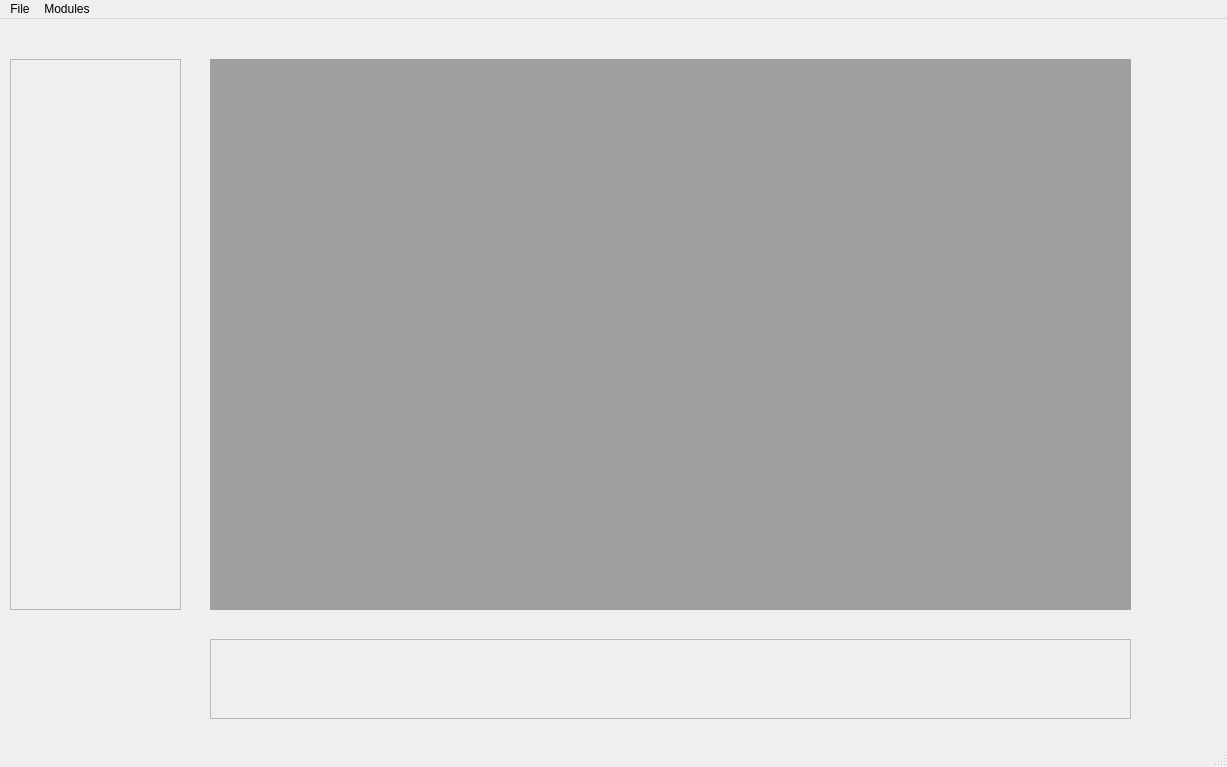
<?xml version="1.0" encoding="UTF-8"?>
<ui version="4.0">
 <class>MainWindow</class>
 <widget class="QMainWindow" name="MainWindow">
  <property name="geometry">
   <rect>
    <x>0</x>
    <y>0</y>
    <width>1227</width>
    <height>767</height>
   </rect>
  </property>
  <property name="windowTitle">
   <string>MainWindow</string>
  </property>
  <widget class="QWidget" name="centralwidget">
   <widget class="QMdiArea" name="mdiArea">
    <property name="geometry">
     <rect>
      <x>210</x>
      <y>40</y>
      <width>921</width>
      <height>551</height>
     </rect>
    </property>
   </widget>
   <widget class="QScrollArea" name="scrollArea">
    <property name="geometry">
     <rect>
      <x>10</x>
      <y>40</y>
      <width>171</width>
      <height>551</height>
     </rect>
    </property>
    <property name="widgetResizable">
     <bool>true</bool>
    </property>
    <widget class="QWidget" name="scrollAreaWidgetContents">
     <property name="geometry">
      <rect>
       <x>0</x>
       <y>0</y>
       <width>169</width>
       <height>549</height>
      </rect>
     </property>
    </widget>
   </widget>
   <widget class="QFrame" name="frame">
    <property name="geometry">
     <rect>
      <x>210</x>
      <y>620</y>
      <width>921</width>
      <height>80</height>
     </rect>
    </property>
    <property name="frameShape">
     <enum>QFrame::StyledPanel</enum>
    </property>
    <property name="frameShadow">
     <enum>QFrame::Raised</enum>
    </property>
   </widget>
  </widget>
  <widget class="QStatusBar" name="statusbar"/>
  <widget class="QMenuBar" name="menubar">
   <property name="geometry">
    <rect>
     <x>0</x>
     <y>0</y>
     <width>1227</width>
     <height>22</height>
    </rect>
   </property>
   <widget class="QMenu" name="menumenu">
    <property name="title">
     <string>File</string>
    </property>
    <addaction name="separator"/>
    <addaction name="actionOpen"/>
    <addaction name="actionSave"/>
   </widget>
   <widget class="QMenu" name="menuModules">
    <property name="title">
     <string>Modules</string>
    </property>
    <addaction name="actionHigh_density"/>
   </widget>
   <addaction name="menumenu"/>
   <addaction name="menuModules"/>
  </widget>
  <action name="actionOpen">
   <property name="text">
    <string>Open</string>
   </property>
  </action>
  <action name="actionSave">
   <property name="text">
    <string>Save</string>
   </property>
  </action>
  <action name="actionHigh_density">
   <property name="text">
    <string>High density</string>
   </property>
  </action>
 </widget>
 <resources/>
 <connections/>
</ui>
